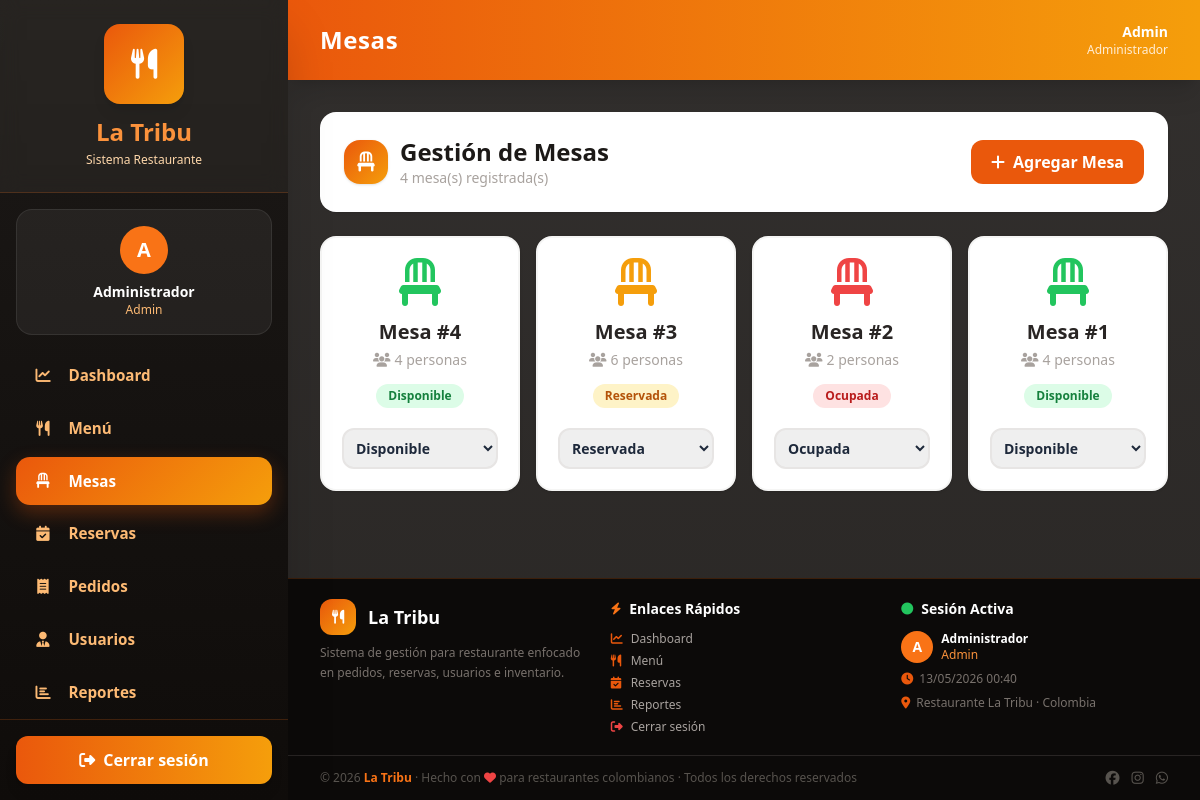
Page /views/dashboard/admin_mesas.php (signed in) on the committed database.
### tables this page shows
CREATE TABLE mesa (id_mesa INT PRIMARY KEY AUTO_INCREMENT, numero_mesa INT NOT NULL UNIQUE, capacidad INT NOT NULL, estado ENUM('disponible','ocupada','reservada','mantenimiento') DEFAULT 'disponible');

### models/Mesa.php (called while the page is built, shortened)
<?php
class Mesa {
    private $conn;
    private $tabla = "mesa";
    public function __construct($db) {
        $this->conn = $db;
    }
    public function obtenerTodos() {
        $sql = "SELECT * FROM {$this->tabla} ORDER BY id_mesa DESC";
        $stmt = $this->conn->prepare($sql);
        $stmt->execute();
        return $stmt->fetchAll(PDO::FETCH_ASSOC);
    }
}
?>

### views/dashboard/admin_mesas.php (the view, shortened to what this page needs)
<?php
require_once __DIR__ . '/../../models/Mesa.php';
$db        = (new Database())->conectar();
$mesaModel = new Mesa($db);
$mesas  = $mesaModel->obtenerTodos();
require_once __DIR__ . '/../layouts/header.php';
require_once __DIR__ . '/../layouts/sidebar.php';
?>
<div class="space-y-6">
    <div class="bg-white rounded-2xl shadow p-6">
        <div class="flex items-center justify-between">
            <div class="flex items-center gap-3">
                <div class="w-11 h-11 rounded-2xl bg-gradient-to-br from-orange-600 to-amber-500 text-white flex items-center justify-center text-xl shadow">
                    <i class="fa-solid fa-chair"></i>
                </div>
                <div>
                    <h2 class="text-2xl font-black text-stone-900">Gestión de Mesas</h2>
                    <p class="text-sm text-stone-400"><?= count($mesas) ?> mesa(s) registrada(s)</p>
                </div>
            </div>
            <button onclick="abrirModalMesa()"
                class="inline-flex items-center gap-2 bg-orange-600 hover:bg-orange-700 text-white px-5 py-2.5 rounded-xl font-bold transition">
                <i class="fa-solid fa-plus"></i> Agregar Mesa
            </button>
        </div>
    </div>
    <div class="grid grid-cols-2 sm:grid-cols-3 lg:grid-cols-4 gap-4">
        <?php foreach ($mesas as $m):
            $estado    = $m['estado'] ?? 'disponible';
            $iconColor = match($estado) {
                'disponible'  => 'text-green-500',
                'reservada'   => 'text-amber-500',
                'ocupada'     => 'text-red-500',
                default       => 'text-stone-400',
            };
            $badgeColor = match($estado) {
                'disponible'  => 'bg-green-100 text-green-700',
                'reservada'   => 'bg-amber-100 text-amber-700',
                'ocupada'     => 'bg-red-100 text-red-700',
                default       => 'bg-stone-100 text-stone-500',
            };
        ?>
        <div class="bg-white rounded-2xl shadow border-2 border-stone-100 p-5 text-center hover:-translate-y-1 transition">
            <i class="fa-solid fa-chair text-5xl <?= $iconColor ?> mb-3 block"></i>
            <p class="text-xl font-black text-stone-800">Mesa #<?= (int)$m['numero_mesa'] ?></p>
            <p class="text-sm text-stone-400 mt-1 mb-3">
                <i class="fa-solid fa-users mr-1"></i><?= (int)$m['capacidad'] ?> personas
            </p>
            <span class="inline-flex items-center gap-1 text-xs font-bold px-3 py-1 rounded-full <?= $badgeColor ?> mb-3">
                <?= ucfirst($estado) ?>
            </span>
            <select onchange="cambiarEstado(<?= (int)$m['id_mesa'] ?>, this.value)"
                class="w-full mt-2 p-2 border-2 border-stone-200 rounded-xl text-sm font-bold focus:outline-none focus:border-orange-400">
                <option value="disponible" <?= $estado==='disponible'?'selected':'' ?>>Disponible</option>
                <option value="ocupada"    <?= $estado==='ocupada'   ?'selected':'' ?>>Ocupada</option>
                <option value="reservada"  <?= $estado==='reservada' ?'selected':'' ?>>Reservada</option>
            </select>
        </div>
        <?php endforeach; ?>
    </div>
</div>
<?php require_once __DIR__ . '/../layouts/footer.php'; ?>

### views/layouts/header.php (style rules this page uses)
html, body { height: 100%; overflow: hidden; }
body { background: linear-gradient(rgba(28,25,23,.90), rgba(28,25,23,.94)), url('https://images.unsplash.com/photo-1517248135467-4c7edcad34c4?auto=format&fit=crop&w=2000&q=80'); background-size: cover; background-position: center; background-attachment: fixed; color: #1e293b; }

### rows in the picture
mesa: numero_mesa "4", capacidad "4", estado "Disponible", estado+id_mesa "Disponible"
mesa: numero_mesa "3", capacidad "6", estado "Reservada", estado+id_mesa "Reservada"
mesa: numero_mesa "2", capacidad "2", estado "Ocupada", estado+id_mesa "Ocupada"
mesa: numero_mesa "1", capacidad "4", estado "Disponible", estado+id_mesa "Disponible"

### other values in the picture
substr($nombre, 0, 1) "A"
$nombre "Administrador"
$rol "Admin"
$titulo "Mesas"
count($mesas) "4"
substr($nombre ?? 'U', 0, 1) "A"
